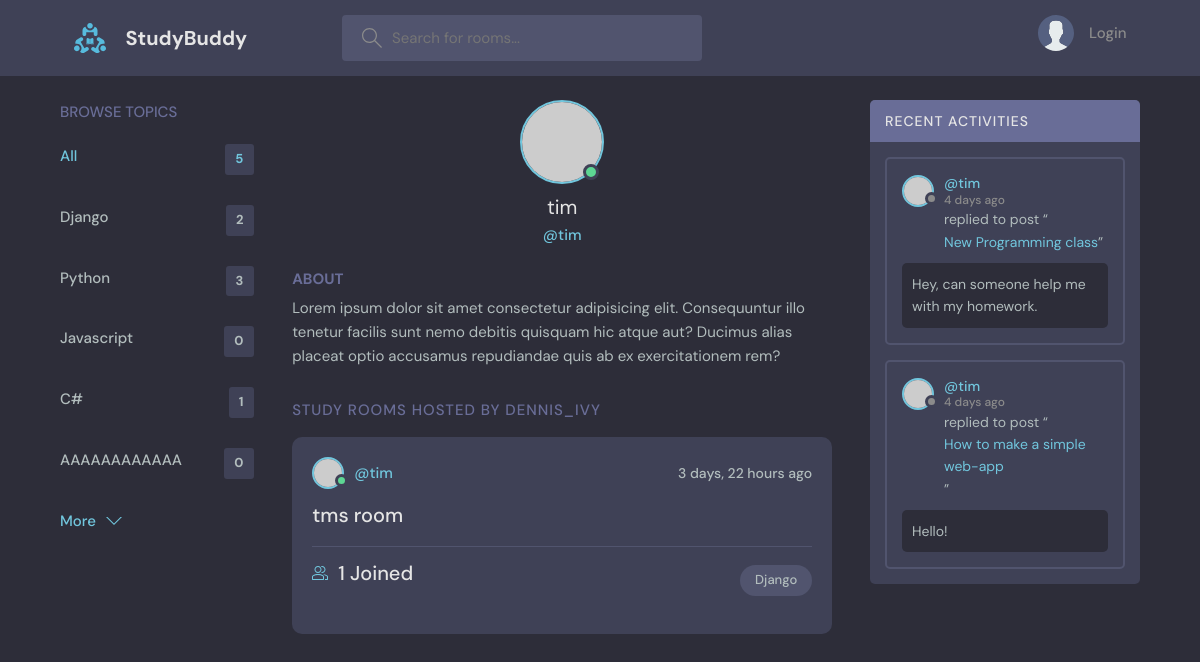
The app's page /profile/2/ with its own data.
### messagingapp/models.py (models this page shows, shortened)
class Topic(models.Model):
    name = models.CharField(max_length=200)

class Room(models.Model):
    host = models.ForeignKey(User, on_delete=models.SET_NULL, null=True)
    topic = models.ForeignKey(Topic, on_delete=models.SET_NULL, null=True)
    name = models.CharField(max_length=200)
    description = models.TextField(null=True, blank=True)
    participants = models.ManyToManyField(User, related_name='participants', blank=True)
    updated = models.DateTimeField(auto_now=True)
    created = models.DateTimeField(auto_now_add=True)
    class Meta:
        ordering = ['-updated', '-created']
    def __str__(self):
        return self.name

class Message(models.Model):
    user = models.ForeignKey(User, on_delete=models.CASCADE)
    room = models.ForeignKey(Room, on_delete=models.CASCADE)
    body = models.TextField()
    updated = models.DateTimeField(auto_now=True)
    created = models.DateTimeField(auto_now_add=True)
    class Meta:
        ordering = ['-updated', '-created']

### messagingapp/views.py (the view)
# urls.py: path('profile/<str:pk>/', views.user_profile, name='user-profile'),
def user_profile(request: HttpRequest, pk: str) -> HttpResponse:
    user = User.objects.get(id=pk)
    rooms = user.room_set.all()
    room_messages = user.message_set.all()
    topics = Topic.objects.all()
    context = {'user': user, 'rooms':rooms, 'room_messages': room_messages, 'topics': topics}
    return render(request, 'messagingapp/profile.html', context)

### messagingapp/templates/messagingapp/profile.html (shortened to what this page needs)
{% extends 'base.html' %}
{% block content %}
  <main class="profile-page layout layout--3">
    <div class="container">
      {% include 'messagingapp/topics_component.html' %}
      <div class="roomList">
        <div class="profile">
          <div class="profile__avatar">
            <div class="avatar avatar--large active">
              <img src="https://randomuser.me/api/portraits/men/11.jpg" />
            </div>
          </div>
          <div class="profile__info">
            <h3>{{ user.username }}</h3>
            <p>@{{ user.username }}</p>
          </div>
          <div class="profile__about">
            <h3>About</h3>
            <p>
              Lorem ipsum dolor sit amet consectetur adipisicing elit. Consequuntur illo tenetur
              facilis sunt nemo debitis quisquam hic atque aut? Ducimus alias placeat optio
              accusamus repudiandae quis ab ex exercitationem rem?
            </p>
          </div>
        </div>
        <div class="roomList__header">
          <div>
            <h2>Study Rooms Hosted by dennis_ivy</a>
            </h2>
          </div>
        </div>
        {% include 'messagingapp/feed_component.html' %}
      </div>
      {% include 'messagingapp/activity_component.html' %}
    </div>
  </main>
{% endblock content %}

### messagingapp/templates/messagingapp/topics_component.html
<div class="topics">
  <div class="topics__header">
    <h2>Browse Topics</h2>
  </div>
  <ul class="topics__list">
    <li>
      <a href="{% url 'home' %}" class="active">All <span>{{ topics.count }}</span></a>
    </li>
      {% for topic in topics %}
        <li>
          <a href="{% url 'home' %}?q={{ topic.name }}">{{ topic.name }} <span>{{ topic.room_set.all.count }}</span></a>
        </li>
      {% endfor %}
  </ul>
  <a class="btn btn--link" href="topics.html">
    More
    <svg version="1.1" xmlns="http://www.w3.org/2000/svg" width="32" height="32" viewBox="0 0 32 32">
      <title>chevron-down</title>
      <path d="M16 21l-13-13h-3l16 16 16-16h-3l-13 13z"></path>
    </svg>
  </a>
</div>

### messagingapp/templates/messagingapp/feed_component.html (shortened to what this page needs)
{% for room in rooms %}
    <div class="roomListRoom">
        <div class="roomListRoom__header">
          <a href="{% url 'user-profile' room.host.id %}" class="roomListRoom__author">
            <div class="avatar avatar--small active">
              <img src="https://randomuser.me/api/portraits/men/11.jpg" />
            </div>
            <span>@{{ room.host.username }}</span>
          </a>
          <div class="roomListRoom__actions">
            <span>{{ room.created|timesince }} ago</span>
          </div>
        </div>
        <div class="roomListRoom__content">
          <a href="{% url 'room' room.id %}">{{ room.name }}</a>
            <div class="roomListRoom__meta">
              <a href="{% url 'room' room.id %}" class="roomListRoom__joined">
                  {{ room.participants.all.count }} Joined
              </a>
              <p class="roomListRoom__topic">{{ room.topic.name }}</p>
            </div>
        </div>
    </div>
{% endfor %}

### messagingapp/templates/messagingapp/activity_component.html (shortened to what this page needs)
<div class="activities">
  <div class="activities__header">
    <h2>Recent Activities</h2>
  </div>
    {% for message in room_messages %}
        <div class="activities__box">
            <div class="activities__boxHeader roomListRoom__header">
              <a href="{% url 'user-profile' message.user.id %}" class="roomListRoom__author">
                <div class="avatar avatar--small">
                  <img src="https://randomuser.me/api/portraits/women/11.jpg" />
                </div>
                <p>
                  @{{ message.user }}
                  <span>{{ message.created|timesince }} ago</span>
                </p>
              </a>
            </div>
            <div class="activities__boxContent">
              <p>replied to post “<a href="{% url 'room' message.room.id %}">{{ message.room}}</a>”</p>
              <div class="activities__boxRoomContent">
                  {{ message.body }}
              </div>
            </div>
        </div>
    {% endfor %}
  </div>

### records on screen
Topic: name "Django", room_set.all.count "2"
Topic: name "Python", room_set.all.count "3"
Topic: name "Javascript", room_set.all.count "0"
Topic: name "C#", room_set.all.count "1"
Topic: name "AAAAAAAAAAAA", room_set.all.count "0"
Room: host.username "tim", created "3 days, 22 hours", name "tms room", participants.all.count "1", topic.name "Django"
Message: user "tim", created "4 days", room "New Programming class", body "Hey, can someone help me with my homework."
Message: user "tim", created "4 days", room "How to make a simple web-app", body "Hello!"

### other values on screen
{{ topics.count }} "5"
{{ user.username }} "tim"
